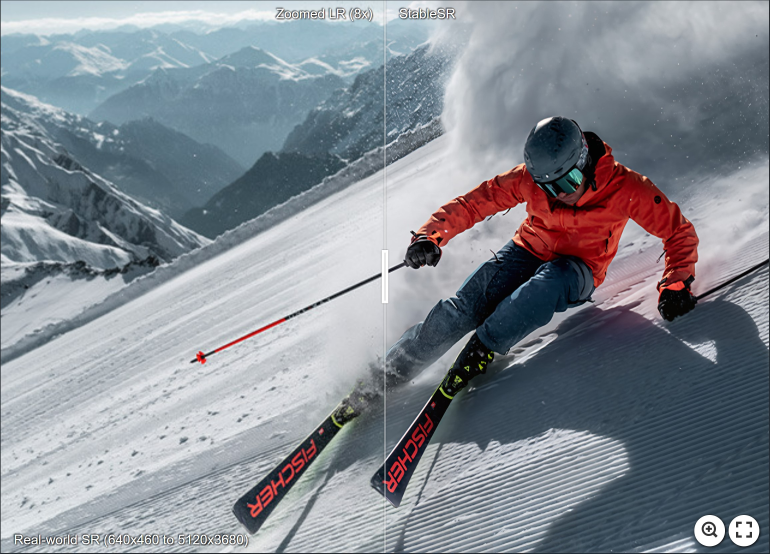
#> input picture third_parties/assets/imgsli_11.jpg, 2308 x 1660 px, given as the content of the folder ../third_parties/assets/images, which was not available (shown at 1/3 size)
$ python resize_images.py --input_dir ../third_parties/assets --output_dir out
#> lines starting #> are read from the running program, lines starting #| are printed output that depends on the picture; pictures that were not available may be replaced by others from this repository, and a replacement may not be noted
from PIL import Image
from tqdm import tqdm
import os
import argparse
import natsort
import multiprocessing as mp


def resize_img(args):
    input_image_path, output_image_path, resize_ratio, new_w, new_h = args
    with Image.open(input_image_path) as img:
        width, height = img.size

        # Ensure dimensions are divisible by 4
        width -= width % 4
        height -= height % 4

        if new_w != 0 or new_h != 0:
            new_size = (new_w, new_h)
        elif resize_ratio == 1:
            new_size = (width, height)
        else:
            new_size = (width // resize_ratio, height // resize_ratio)

        resized_img = img.resize(new_size, Image.BICUBIC)
        resized_img.save(output_image_path)


def resize_dataset(base_input_dir, base_output_dir, ratios):

#> called with base_input_dir = '../third_parties/assets', base_output_dir = 'out'
    input_dir = os.path.join(base_input_dir, "images")

    if not os.path.exists(input_dir):
        print(f"⚠️ no 'images' folder found")

    img_paths = natsort.natsorted([
        f for f in os.listdir(input_dir)
        if f.lower().endswith(('jpg', 'jpeg', 'JPG', 'png'))
    ])

    for ratio in ratios:
        output_dir = os.path.join(base_output_dir, f"images_{ratio}")
        os.makedirs(output_dir, exist_ok=True)

        print(f"Processing with ratio {ratio} using multiprocessing...")
        tasks = []
        for img_name in img_paths:
            img_path = os.path.join(input_dir, img_name)
            out_name = os.path.splitext(img_name)[0] + ".png"
            output_path = os.path.join(output_dir, out_name)
            tasks.append((img_path, output_path, ratio, 0, 0))

        with mp.Pool(mp.cpu_count()) as pool:
            list(tqdm(pool.imap(resize_img, tasks), total=len(tasks)))
#> this loop made 4 passes
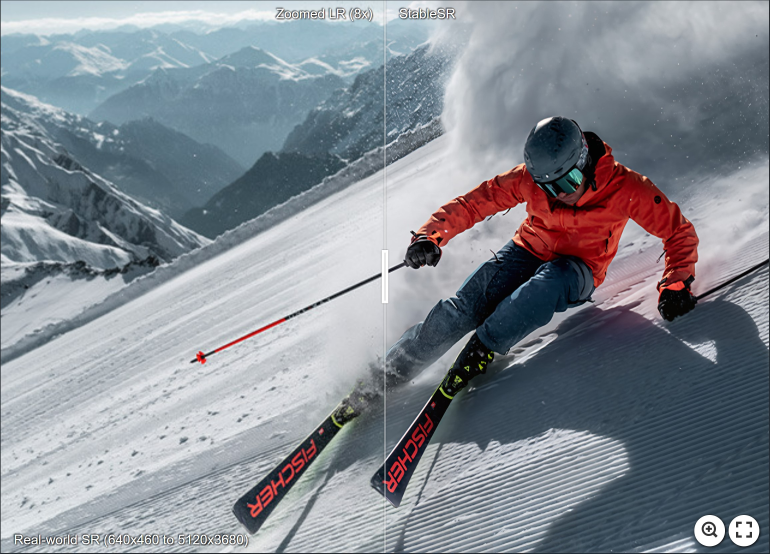
#> input picture third_parties/assets/imgsli_11.jpg, 2308 x 1660 px, given as the content of the folder ../third_parties/assets/images, which was not available (shown at 1/3 size)
#> pass 1, in resize_img, `resized_img = img.resize(new_size, Image.BICUBIC)`:
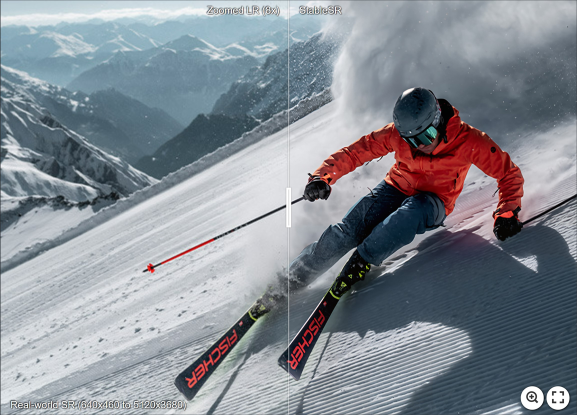
#> resized_img: PIL image 1154x830 RGB (shown at 1/2 size); mean R, G, B 133.7, 139.5, 147.4
#> pass 2, in resize_img (call 2), `resized_img = img.resize(new_size, Image.BICUBIC)`:
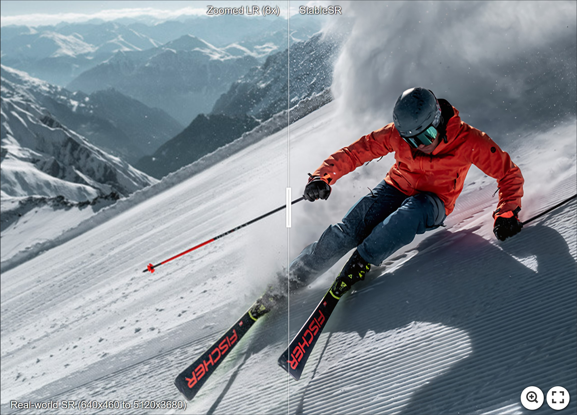
#> resized_img: PIL image 577x415 RGB; mean R, G, B 133.7, 139.5, 147.5
#> pass 3, in resize_img (call 3), `resized_img = img.resize(new_size, Image.BICUBIC)`:
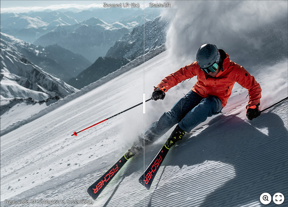
#> resized_img: PIL image 288x207 RGB; mean R, G, B 133.8, 139.5, 147.5

if __name__ == "__main__":
    parser = argparse.ArgumentParser()
    parser.add_argument("--input_dir", type=str, required=True,
                        help="Path to the input folder containing all scene folders")
    parser.add_argument("--output_dir", type=str, required=True,
                        help="Path to the output folder containing all scene folders")
    args = parser.parse_args()

    ratios = [2, 4, 8, 16]
    resize_dataset(args.input_dir, args.output_dir, ratios)
